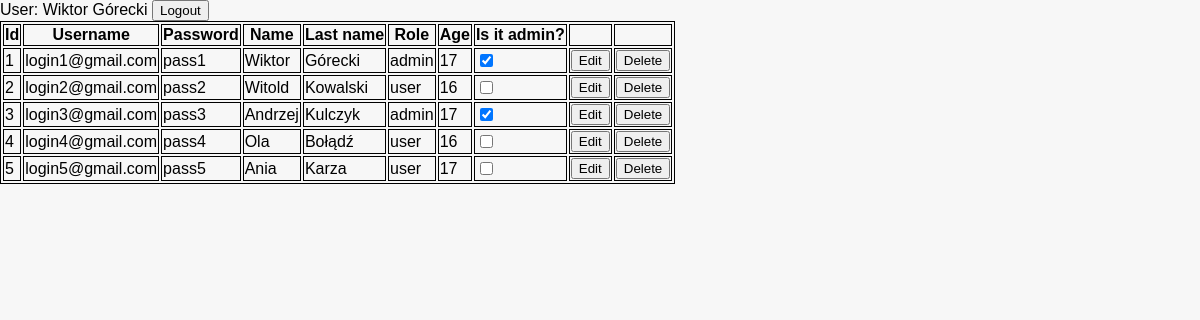
The app's page /pages/adminPage.php (signed in) with its own data.
### tables this page shows
CREATE TABLE `languages` (
  `id` int(10) NOT NULL,
  `key_id` varchar(20) DEFAULT NULL,
  `en` mediumtext DEFAULT NULL,
  `pl` mediumtext DEFAULT NULL,
  `de` mediumtext DEFAULT NULL
);

CREATE TABLE `users` (
  `id` int(11) NOT NULL,
  `login` varchar(32) NOT NULL,
  `password` varchar(32) NOT NULL,
  `name` varchar(100) DEFAULT NULL,
  `surname` varchar(100) DEFAULT NULL,
  `role` varchar(100) DEFAULT NULL,
  `age` int(3) DEFAULT NULL
);

### utils/Db.php (called while the page is built, shortened)
<?php
    class Db {
        static function getAllUsers() {
            require_once 'dbConfig.php';
            $conn = new mysqli($host, $db_user, $db_password, $db_name);
            if ($conn->connect_errno  == 0) {
                $query = "SELECT * FROM users";
                $result = $conn->query($query);
                if ($result->num_rows > 0) {
                    $users = [];
                    for($i = 0; $i<$result->num_rows; $i++) {
                        $users[] = $result->fetch_assoc();
                    }
                    return $users;
                }
            } else {
            }
            return [];
        }
        function getContentById($id_key) {
            $language = isset($_COOKIE["language"]) ? $_COOKIE["language"] : "en";
            $conn = new mysqli('localhost', 'root', '', 'sklep');
            $query = "SELECT $language FROM languages WHERE key_id = '$id_key'";
            $result = $conn->query($query);
            if ($result->num_rows == 1) {
                return $result->fetch_assoc()[$language];
            } else {
                return Db::getContentById("notFoundMsg");
            }
        }
	}
?>

### utils/CMS.php (called while the page is built, shortened)
<?php
    require_once 'Db.php';
    class CMS{
        static function getContent($id_key) {
            $db = new Db();
            return $db->getContentById($id_key);
            }
        }
?>

### pages/adminPage.php (the view, shortened to what this page needs)
<?php
    require_once '../utils/CMS.php';
?>
<!DOCTYPE html>
<html lang="pl">
<head>
    <link rel="stylesheet" href="../static/css/style.css">
</head>
<body>
    <?=CMS::getContent("user")?>: <?=$_SESSION['user_name']?> <?=$_SESSION['user_lastname']?>
    <button onclick="location.href='../actions/logout.php'"><?=CMS::getContent("logout")?></button>
    <table>
        <tr>
            <th>Id</th>
            <th><?=CMS::getContent("login")?></th>
            <th><?=CMS::getContent("password")?></th>
            <th><?=CMS::getContent("name")?></th>
            <th><?=CMS::getContent("lname")?></th>
            <th><?=CMS::getContent("role")?></th>
            <th><?=CMS::getContent("age")?></th>
            <th><?=CMS::getContent("isAdmin")?></th>
            <th></th>
            <th></th>
        </tr>
        <?php
            require_once '../utils/Db.php';
            $users = DB::getAllUsers();
            foreach($users as $user) {
                $id = $user['id'];
                $role = $user['role'];
                $login = $user['login'];
                $is_admin_checked = ($user['role'] === "admin") ? "checked" : "";
                echo "<tr>"
                        ."<td>$id</td>"
                        ."<td>{$login}</td>"
                        ."<td>{$user['password']}</td>"
                        ."<td>{$user['name']}</td>"
                        ."<td>{$user['surname']}</td>"
                        ."<td>{$role}</td>"
                        ."<td>{$user['age']}</td>"
                        ."<td>"
                        ."<input type='checkbox' name='isAdmin' onChange='location.href=\"../actions/changeRole.php?id=" . $id . "&role=" . $role . "\"' " . $is_admin_checked . " />"
                        ."</td>"
                        ."<td>"
                        ."<a href='../pages/changeUserInfo.php?login=$login'>"
                                ."<button>".CMS::getContent("edit")."</button>"
                            ."</a>"
                        ."</td>"
                        ."<td>"
                            ."<a href='../actions/removeUser.php?login=$login'>"
                                ."<button>".CMS::getContent("delete")."</button>"
                            ."</a>"
                        ."</td>"
                    ."</tr>";
            }
        ?>
    </table>
</body>
</html>

### static/css/style.css (style rules this page uses)
table, th, td { border: 1px solid black; }
body { font-family: Arial, sans-serif; margin: 0; padding: 0; background-color: #f7f7f7; }

### records on screen
languages: en "User"
languages: en "Logout"
languages: en "Username"
languages: en "Password"
languages: en "Name"
languages: en "Last name"
languages: en "Role"
languages: en "Age"
languages: en "Is it admin?"
users: id "1", login "login1@gmail.com", password "pass1", name "Wiktor", surname "Górecki", role "admin", age "17", languages.en "Edit", languages.en "Delete"
users: id "2", login "login2@gmail.com", password "pass2", name "Witold", surname "Kowalski", role "user", age "16", languages.en "Edit", languages.en "Delete"
users: id "3", login "login3@gmail.com", password "pass3", name "Andrzej", surname "Kulczyk", role "admin", age "17", languages.en "Edit", languages.en "Delete"
users: id "4", login "login4@gmail.com", password "pass4", name "Ola", surname "Bołądź", role "user", age "16", languages.en "Edit", languages.en "Delete"
users: id "5", login "login5@gmail.com", password "pass5", name "Ania", surname "Karza", role "user", age "17", languages.en "Edit", languages.en "Delete"

### other values on screen
$_SESSION['user_name'] "Wiktor"
$_SESSION['user_lastname'] "Górecki"
